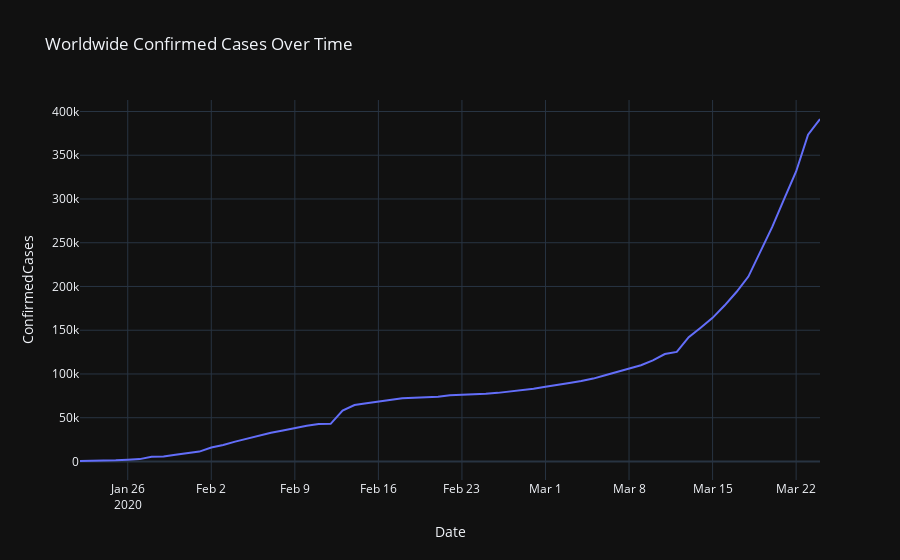
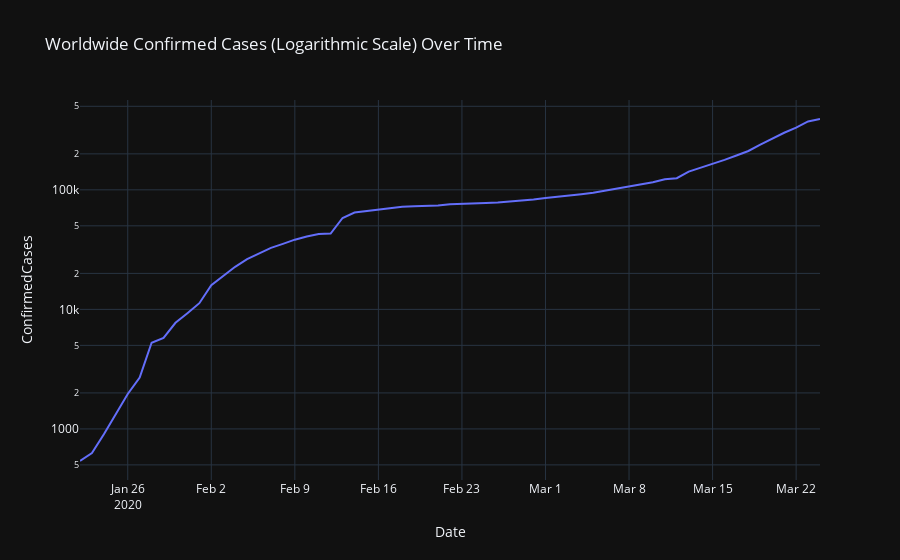

Write notebook code for charts like these, in order.
### Markdown cell above
### Confirmed cases over time

### Code cell
grouped = train.groupby('Date')['Date', 'ConfirmedCases', 'Fatalities'].sum().reset_index()

fig = px.line(grouped, x="Date", y="ConfirmedCases", 
              title="Worldwide Confirmed Cases Over Time")
fig.show()

fig = px.line(grouped, x="Date", y="ConfirmedCases", 
              title="Worldwide Confirmed Cases (Logarithmic Scale) Over Time", 
              log_y=True)
fig.show()

### Figure 1 — Plotly figure (JSON) as saved in the notebook; plotly's stock layout.template omitted (floating-point values rounded to 4 significant figures)
{"data": [{"hoverlabel": {"namelength": 0}, "hovertemplate": "Date=%{x}<br>ConfirmedCases=%{y}", "legendgroup": "", "line": {"color": "#636efa", "dash": "solid"}, "mode": "lines", "name": "", "showlegend": false, "type": "scatter", "x": ["2020-01-22", "2020-01-23", "2020-01-24", "2020-01-25", "2020-01-26", "2020-01-27", "2020-01-28", "2020-01-29", "2020-01-30", "2020-01-31", "2020-02-01", "2020-02-02", "2020-02-03", "2020-02-04", "2020-02-05", "2020-02-06", "2020-02-07", "2020-02-08", "2020-02-09", "2020-02-10", "2020-02-11", "2020-02-12", "2020-02-13", "2020-02-14", "2020-02-15", "2020-02-16", "2020-02-17", "2020-02-18", "2020-02-19", "2020-02-20", "2020-02-21", "2020-02-22", "2020-02-23", "2020-02-24", "2020-02-25", "2020-02-26", "2020-02-27", "2020-02-28", "2020-02-29", "2020-03-01", "2020-03-02", "2020-03-03", "2020-03-04", "2020-03-05", "2020-03-06", "2020-03-07", "2020-03-08", "2020-03-09", "2020-03-10", "2020-03-11", "2020-03-12", "2020-03-13", "2020-03-14", "2020-03-15", "2020-03-16", "2020-03-17", "2020-03-18", "2020-03-19", "2020-03-20", "2020-03-21", "2020-03-22", "2020-03-23", "2020-03-24"], "xaxis": "x", "y": [539, 627, 901, 1347, 1959, 2694, 5262, 5766, 7725, 9291, 11266, 15904, 18863, 22710, 26299, 29338, 32713, 35348, 38301, 40764, 42734, 43056, 58145, 64571, 66601, 68681, 70584, 72355, 72768, 73301, 73916, 75665, 75992, 76595, 77439, 78406, 79762, 81128, 83019, 85368, 87282, 89792, 92038, 94726, 98583, 102500, 106345, 110046, 115567, 122784, 125253, 142045, 152889, 164171, 178191, 193667, 211338, 238852, 268110, 300255, 331467, 373583, 391426], "yaxis": "y"}], "layout": {"legend": {"tracegroupgap": 0}, "title": {"text": "Worldwide Confirmed Cases Over Time"}, "xaxis": {"anchor": "y", "domain": [0, 1], "title": {"text": "Date"}}, "yaxis": {"anchor": "x", "domain": [0, 1], "title": {"text": "ConfirmedCases"}}}}

### Figure 2 — Plotly figure (JSON) as saved in the notebook; plotly's stock layout.template omitted (floating-point values rounded to 4 significant figures)
{"data": [{"hoverlabel": {"namelength": 0}, "hovertemplate": "Date=%{x}<br>ConfirmedCases=%{y}", "legendgroup": "", "line": {"color": "#636efa", "dash": "solid"}, "mode": "lines", "name": "", "showlegend": false, "type": "scatter", "x": ["2020-01-22", "2020-01-23", "2020-01-24", "2020-01-25", "2020-01-26", "2020-01-27", "2020-01-28", "2020-01-29", "2020-01-30", "2020-01-31", "2020-02-01", "2020-02-02", "2020-02-03", "2020-02-04", "2020-02-05", "2020-02-06", "2020-02-07", "2020-02-08", "2020-02-09", "2020-02-10", "2020-02-11", "2020-02-12", "2020-02-13", "2020-02-14", "2020-02-15", "2020-02-16", "2020-02-17", "2020-02-18", "2020-02-19", "2020-02-20", "2020-02-21", "2020-02-22", "2020-02-23", "2020-02-24", "2020-02-25", "2020-02-26", "2020-02-27", "2020-02-28", "2020-02-29", "2020-03-01", "2020-03-02", "2020-03-03", "2020-03-04", "2020-03-05", "2020-03-06", "2020-03-07", "2020-03-08", "2020-03-09", "2020-03-10", "2020-03-11", "2020-03-12", "2020-03-13", "2020-03-14", "2020-03-15", "2020-03-16", "2020-03-17", "2020-03-18", "2020-03-19", "2020-03-20", "2020-03-21", "2020-03-22", "2020-03-23", "2020-03-24"], "xaxis": "x", "y": [539, 627, 901, 1347, 1959, 2694, 5262, 5766, 7725, 9291, 11266, 15904, 18863, 22710, 26299, 29338, 32713, 35348, 38301, 40764, 42734, 43056, 58145, 64571, 66601, 68681, 70584, 72355, 72768, 73301, 73916, 75665, 75992, 76595, 77439, 78406, 79762, 81128, 83019, 85368, 87282, 89792, 92038, 94726, 98583, 102500, 106345, 110046, 115567, 122784, 125253, 142045, 152889, 164171, 178191, 193667, 211338, 238852, 268110, 300255, 331467, 373583, 391426], "yaxis": "y"}], "layout": {"legend": {"tracegroupgap": 0}, "title": {"text": "Worldwide Confirmed Cases (Logarithmic Scale) Over Time"}, "xaxis": {"anchor": "y", "domain": [0, 1], "title": {"text": "Date"}}, "yaxis": {"anchor": "x", "domain": [0, 1], "title": {"text": "ConfirmedCases"}, "type": "log"}}}
